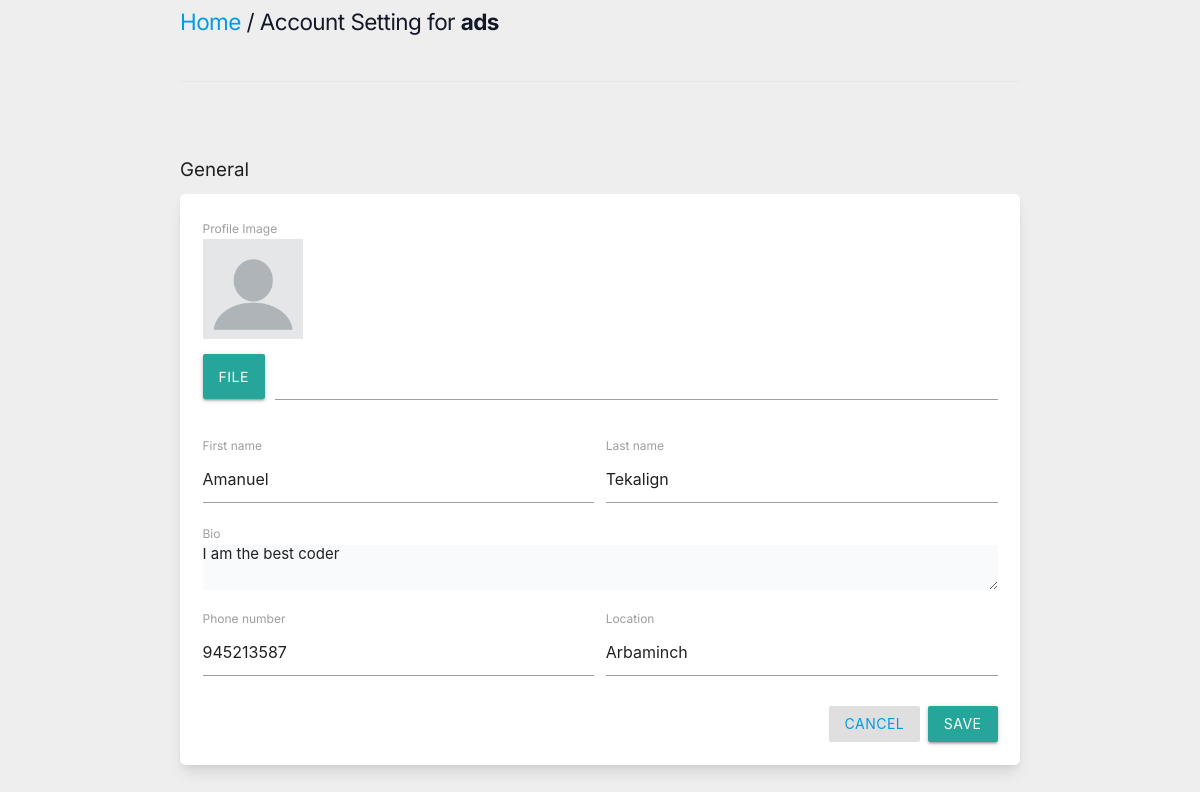
The page /settings (signed in) on the database its author committed.
### core/models.py (models this page shows, shortened)
class Profile(models.Model):
    user = models.ForeignKey(User, on_delete=models.CASCADE)
    first_name=models.TextField(max_length=100)
    last_name=models.TextField(max_length=100)
    id_user = models.IntegerField()
    bio = models.TextField(blank=True)
    profileimg = models.ImageField(upload_to='profile_images', default='blank-profile-picture.png')
    location = models.CharField(max_length=100, blank=True)
    phonenumber=models.IntegerField(null=True)

### core/views.py (the view, shortened to what this page needs)
# urls.py: path('settings', views.settings, name='settings'),
@login_required(login_url='signin')
def settings(request):
    user_profile = Profile.objects.get(user=request.user)
    return render(request, 'setting.html', {'user_profile': user_profile})

### templates/setting.html (shortened to what this page needs)
{% load static %}
<!DOCTYPE html>
<html lang="en">
<head>
    <link rel="stylesheet" href="{% static 'assets/css/uikit.css' %}">
    <link rel="stylesheet" href="{% static 'assets/css/tailwind.css' %}">
    <link rel="stylesheet" href="{% static 'assets/css/materialize.css'%}">
</head>
<body bgcolor="#eeeeee">
            <div class="container m-auto">
                <h1 class="text-2xl leading-none text-gray-900 tracking-tight mt-3"><a href="/">Home</a> / Account Setting for <b>{{user.username}}</b> </h1>
                <br>
                <hr>
                <div class="grid lg:grid-cols-2 mt-12 gap-1">
                    <div>
                        <h3 class="text-xl mb-2"> General</h3>
                    </div>
                    <div class="bg-white rounded-md lg:shadow-lg shadow col-span-2">
                    <form action="" method="POST" enctype="multipart/form-data">
                       <div class="grid grid-cols-2 gap-3 lg:p-6 p-4">
                            <div class="col-span-2">
                                <label for=""> Profile Image</label>
                                <img width="100" height="100" src="{{user_profile.profileimg.url}}" />
                                    <div class="file-field input-field">
                                      <div class="btn">
                                        <span>File</span>
                                      </div>
                                      <div class="file-path-wrapper">
                                        <input class="file-path validate" type="text">
                                      </div>
                                    </div>
                                </div>
                                <div class="col-span-4">
                                    <label for="firstname">First name </label>
                                    <input id="firstname" name="first_name" type="text" class="validate" value="{{user_profile.first_name}}">
                                </div>
                                <div class="col-span-4">
                                    <label for="lastname">Last name </label>
                                    <input id="last" name="last_name" type="text" class="validate" value="{{user_profile.last_name}}">
                                </div>
                            <div class="col-span-2">
                                <label for="about">Bio</label>
                                <textarea id="about" name="bio" rows="5"  class="shadow-none bg-gray-50">{{user_profile.bio}}</textarea>
                            </div>
                                <div class=" col-span-4">
                                    <label for="phonenumber">Phone number</label>
                                  <input id="phonenumber" name="phonenumber" type="tel"  class="validate" value="{{user_profile.phonenumber}}">
                                </div>
                            <div class="col-span-3">
                                <label for=""> Location</label>
                                <input type="text" name="location" value="{{user_profile.location}}" class="shadow-none bg-gray-100">
                            </div>
                       </div>
                       <div class="bg-gray-10 p-6 pt-0 flex justify-end space-x-2">
                        <button class="btn disabled" type="submit" name="action"> <a href="/"> Cancel  </button>
                           <button class="btn waves-effect waves-light" type="submit" name="action">Save
                          </button>
                       </div>
                    </form>
                    </div>
                    </div>
                    <br>
                </div>
</body>
</html>

### rows shown on the page
Profile: profileimg (placeholder picture), first_name "Amanuel", last_name "Tekalign", bio "I am the best coder", phonenumber "945213587", location "Arbaminch"

### other values the page prints
{{ user.username }} "ads"
